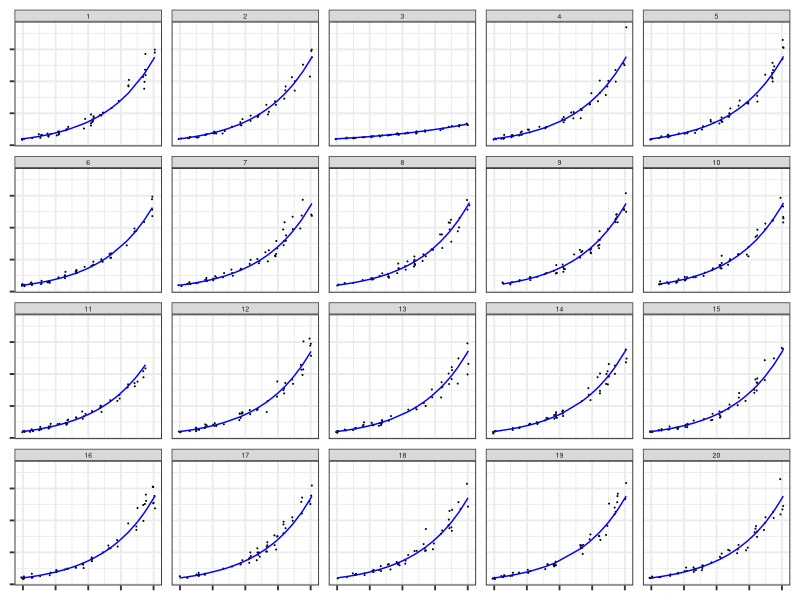
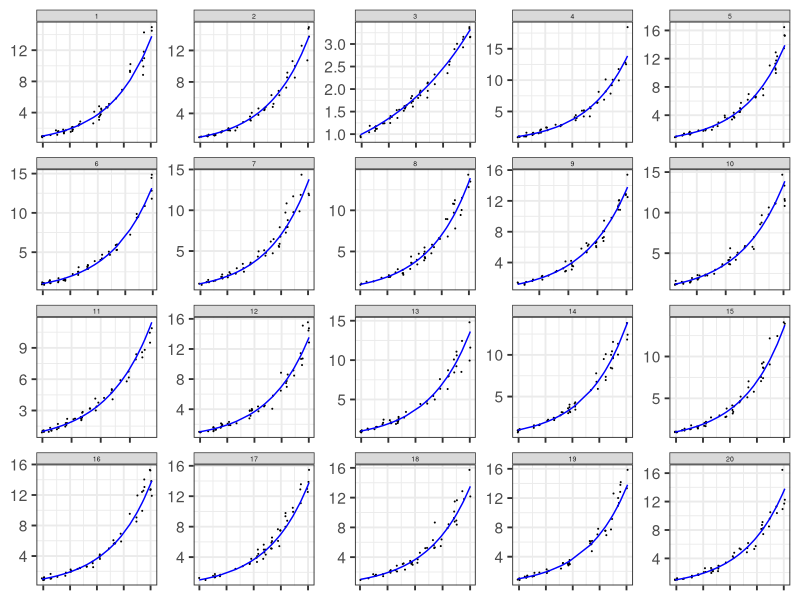

These figures' R source, in order: (Note: this script raises an error after producing the figures.)
## ---- chunk 1
options(width = 60)
knitr::opts_chunk$set(
  echo = F, 
  eval = T, 
  message = F, 
  warning = F,
  fig.width = 6, 
  fig.height = 4,  
  fig.align = 'center',
  out.width = "\\linewidth", 
  dpi = 300, 
  tidy = T, tidy.opts=list(width.cutoff=45),
  fig.pos = "tbp",
  out.extra = "",
  cache = FALSE
)

library(readr)
library(tidyverse)
library(ggtext)
library(scales)
library(knitr)
library(gridExtra)
library(patchwork)
library(cowplot)
# library(ggforce)
# library(formatR)
## ---- chunk 2
set.seed(30204)
param_order <- sample(c(1, rep(2, 19)), size = 20, replace = F)

tmp <- crossing(
  tibble(x = seq(0, 20, length.out = floor(50/3))),
  tibble(plot = 1:20, 
         beta1 = c(0.06, 0.13)[param_order],
         alphatilde = c(37.22, 6.82)[param_order],
         thetahat = c(-27.26, 3.14)[param_order],
         sigma = c(0.05, 0.12)[param_order])
  ) %>%
    group_by(plot) %>%
    sample_n(50, replace = T) %>%
    ungroup() %>%
  mutate(x = jitter(x)) %>%
  mutate(y = exp(beta1*x),
         yvar = exp(beta1*x + rnorm(n(), 0, sigma)),
         yscale = alphatilde*y + thetahat,
         yscalevar = alphatilde * yvar + thetahat) %>%
  arrange(plot, x)

## ---- chunk 3
ggplot(tmp, aes(x = x)) + 
  facet_wrap(~plot, ncol = 5, scales = "fixed") + 
  geom_point(aes(y = yvar), size = .05) +
  geom_line(aes(y = y), color = "blue") + 
  theme(aspect.ratio = 1) +
  theme_bw(base_size = 14) +
  theme(axis.title.y = element_blank(),
        axis.title.x = element_blank(),
        axis.text.x = element_blank(),
        axis.text.y = element_blank(),
        strip.text = element_text(size = 5, margin = margin(0.05,0,0.05,0, "cm")),
        strip.background = element_rect(linewidth = 0.5)
  )
## ---- chunk 4

ggplot(tmp, aes(x = x)) + 
  facet_wrap(~plot, ncol = 5, scales = "free") + 
  geom_point(aes(y = yvar), size = .05) +
  geom_line(aes(y = y), color = "blue") + 
  theme(aspect.ratio = 1) +
  theme_bw(base_size = 14) +
  theme(axis.title.y = element_blank(),
        axis.title.x = element_blank(),
        axis.text.x = element_blank(),
        strip.text = element_text(size = 5, margin = margin(0.05,0,0.05,0, "cm")),
        strip.background = element_rect(linewidth = 0.5)
  )

knitr::include_graphics("images/curvature-overlay-free-scales.png")
## ---- chunk 5
lims <- tmp %>% 
  group_by(plot) %>% 
  summarize(xmin = min(x), xmax = max(x), 
            ymin = min(y), ymax = max(y),
            yvarmin = min(c(yvar, y)), yvarmax = max(c(y, yvar))) %>%
  summarize(xmin = max(xmin), xmax = min(xmax),
            ymin = max(ymin), ymax = min(ymax),
            yvarmin = max(yvarmin), yvarmax = min(yvarmax))

ggplot(tmp, aes(x = x)) + 
  facet_wrap(~plot, ncol = 5) + 
  geom_point(aes(y = yvar), size = .05) +
  geom_line(aes(y = y), color = "blue") + 
  coord_cartesian(xlim = c(lims$xmin, lims$xmax),
                  ylim = c(lims$ymin, lims$ymax)) + 
  theme(aspect.ratio = 1) +
  theme_bw(base_size = 14) +
  theme(axis.title.y = element_blank(),
        axis.title.x = element_blank(),
        axis.text.x = element_blank(),
        axis.text.y = element_blank(),
        strip.text = element_text(size = 5, margin = margin(0.05,0,0.05,0, "cm")),
        strip.background = element_rect(linewidth = 0.5)
  )
## ---- chunk 6
ggplot(tmp, aes(x = x)) + 
  facet_wrap(~plot, ncol = 5) + 
  geom_point(aes(y = yscalevar), size = .05) +
  geom_line(aes(y = yscale), color = "blue") + 
  theme(aspect.ratio = 1) +
  theme_bw(base_size = 14) +
  theme(axis.title.y = element_blank(),
        axis.title.x = element_blank(),
        axis.text.x = element_blank(),
        axis.text.y = element_blank(),
        strip.text = element_text(size = 5, margin = margin(0.05,0,0.05,0, "cm")),
        strip.background = element_rect(linewidth = 0.5)
  )
